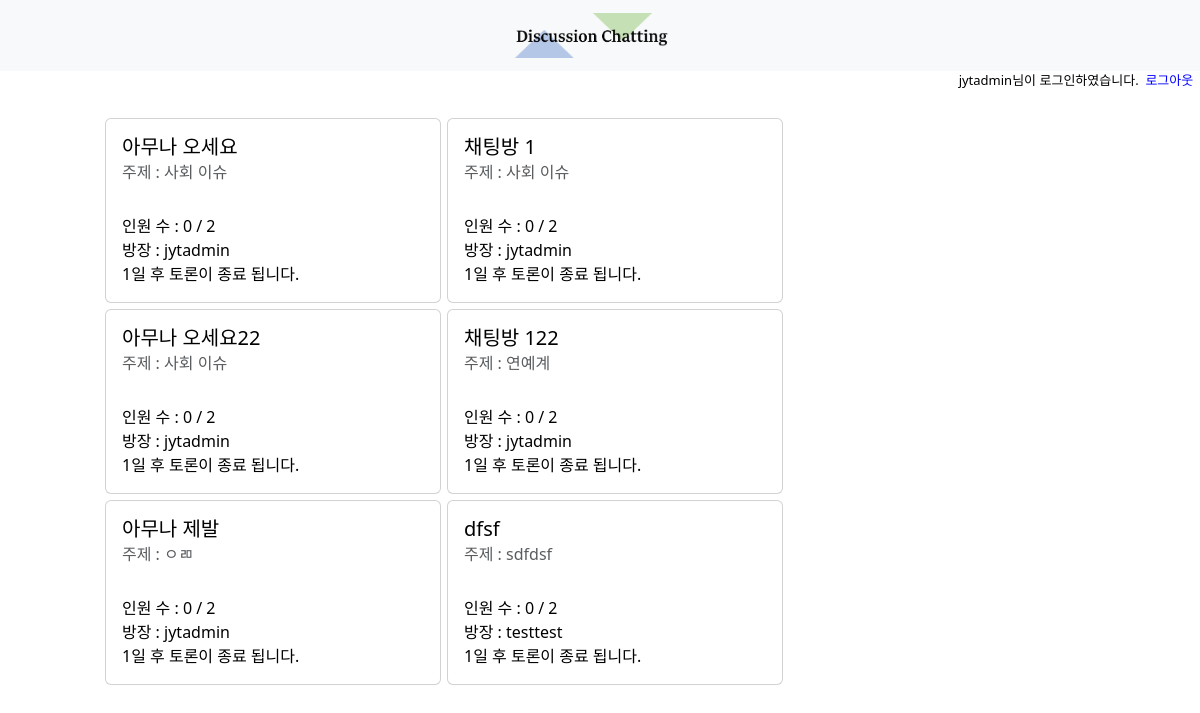
The page /room_list/ (signed in) on the database its author committed.
### chatapp/models.py (models this page shows, shortened)
class Room(models.Model):
    room_name = models.CharField(max_length=30)
    room_subject = models.CharField(max_length=100)
    room_boss = models.CharField(max_length=100, default='')
    limit_people = models.IntegerField(validators=[MinLengthValidator(2),MaxLengthValidator(20)])
    limit_date = models.IntegerField(validators=[MinLengthValidator(1),MaxLengthValidator(10)])

### chatapp/views.py (the view)
# urls.py: path('room_list/',views.room_list),
@login_required
def room_list(request):
    room_object = Room.objects.all()
    context = {'objects': room_object}
    return render(request, 'chatapp/room_list.html', context=context)

### chatapp/templates/chatapp/room_list.html (shortened to what this page needs)
{% extends "base.html" %}
{% block content %}
    {% if objects %}
    <div class="row justify-content-center">
        <div class="col-10">
        {% for item in objects %}
        <a class="card" href="#" style="width:21em; text-decoration: none; color:black; margin: 3px; float: left;">
            <div class="card-body">
            <h5 class="card-title">{{item.room_name}}</h5>
            <h6 class="card-subtitle mb-2 text-muted">주제 : {{item.room_subject}}</h6>
            <p class="card-text" style="margin:0">인원 수 : 0 / {{item.limit_people}}</p>
            <p class="card-text" style="margin:0">방장 : {{item.room_boss}}</p>
            <p class="card-text">{{item.limit_date}}일 후 토론이 종료 됩니다.</p>
            </div>
        </a>
        {% endfor %}
        </div>
    {% else %}
        <div class="row justify-content-center">
            <p class="col-4">채팅방이 없습니다.</p>
        </div>
    {% endif %}
    </div>
</body>
</html>
{% endblock %}

### templates/base.html (shortened to what this page needs)
{% load static %}
<!DOCTYPE html>
<html lang="en">
<head>
    <link href="https://cdn.jsdelivr.net/npm/bootstrap@5.3.0-alpha1/dist/css/bootstrap.min.css" rel="stylesheet">
</head>
<body>
    <nav class="navbar bg-body-tertiary">
        <div class="container-fluid justify-content-center">
          <a class="navbar-brand" href="/">
            <img src="{% static 'chatapp/imgs/logo.png' %}" alt="Logo" width="180" height="45">
          </a>
        </div>
    </nav>
    {% if user.is_authenticated %}
    <div class="row justify-content-end" style="color:gray; font-size:13px;">
      <span style="width:auto; color:black;">{{ user.username }}님이 로그인하였습니다. &nbsp
      <a class="nav-link" href="{% url 'chatapp:logout' %}" style="float:right; color:blue;">로그아웃 &nbsp</a></span>
    </div>
    {% endif %}
{% block content %}{% endblock %}

### rows shown on the page
Room: room_name "아무나 오세요", room_subject "사회 이슈", limit_people "2", room_boss "jytadmin", limit_date "1"
Room: room_name "채팅방 1", room_subject "사회 이슈", limit_people "2", room_boss "jytadmin", limit_date "1"
Room: room_name "아무나 오세요22", room_subject "사회 이슈", limit_people "2", room_boss "jytadmin", limit_date "1"
Room: room_name "채팅방 122", room_subject "연예계", limit_people "2", room_boss "jytadmin", limit_date "1"
Room: room_name "아무나 제발", room_subject "ㅇㄻ", limit_people "2", room_boss "jytadmin", limit_date "1"
Room: room_name "dfsf", room_subject "sdfdsf", limit_people "2", room_boss "testtest", limit_date "1"

### other values the page prints
{{ user.username }} "jytadmin"
